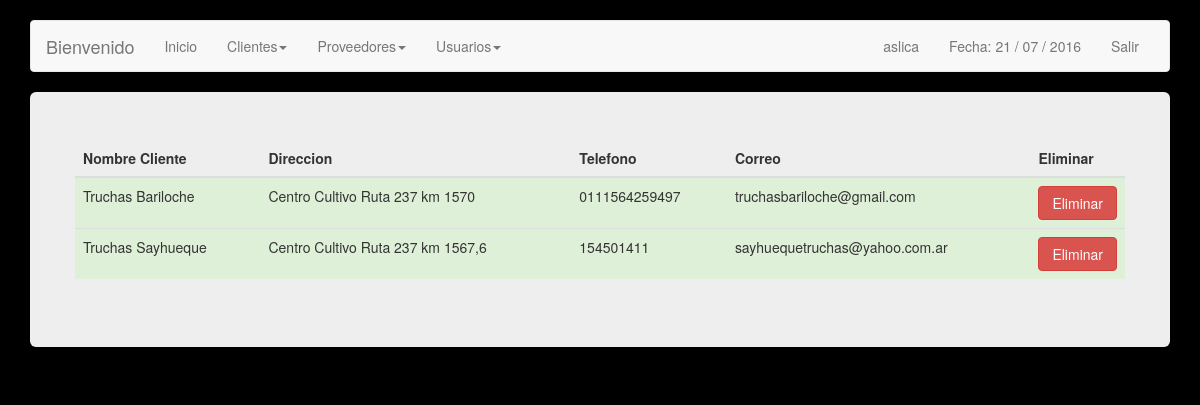
The app's page /clientes.php (signed in) with its own data.
### tables this page shows
CREATE TABLE IF NOT EXISTS `clientes` (
  `idCliente` int(11) NOT NULL,
  `nombre` varchar(50) NOT NULL,
  `direccion` varchar(50) DEFAULT NULL,
  `telefono` varchar(30) DEFAULT NULL,
  `correo` varchar(50) DEFAULT NULL
);

### clientes.php (the view, shortened to what this page needs)
<?php
include('config.php');
$link = mysqli_connect ($dbhost, $dbusername, $dbuserpass);
mysqli_select_db($link,$dbname) or die('No se puede seleccionar la base de datos');
$query = mysqli_query($link,"SELECT * FROM clientes") or die(mysql_error());
?>
<!DOCTYPE html>
<html lang="en">
  <head>
    <link href="css/bootstrap.min.css" rel="stylesheet">
  </head>
  <body>
    <br>
        <div class="container">
      <div class="navbar navbar-default" role="navigation">
        <div class="container-fluid">
          <div class="navbar-header">
            <a class="navbar-brand" href="#">Bienvenido </a>
          </div>
          <div class="navbar-collapse collapse">
            <ul class="nav navbar-nav">
              <li class=""><a href="inicio.php">Inicio</a></li>
              <li class="dropdown">
              	<a class="dropdown-toggle" data-toggle="dropdown" href="#">Clientes<span class="caret"></span></a>
              </li>
              <li class="dropdown">
              	<a class="dropdown-toggle" data-toggle="dropdown" href="#">Proveedores<span class="caret"></span></a>
              </li>
			  <?php
					if($_SESSION["permiso"] == 1) {
						?> <li class="dropdown">
              					<a class="dropdown-toggle" data-toggle="dropdown" href="#">Usuarios<span class="caret"></span></a>
              				</li><?php
					}
			  ?>
            </ul>
            <ul class="nav navbar-nav navbar-right">
               <li><a href=""> <?php echo $_SESSION["s_username"]; ?> </a></li>
              <li><a href="">Fecha:
              	<?php
              	echo date("d / m / Y");
              	?></a></li>
              <li><a href="cerrar.php">Salir</a></li>
            </ul>
          </div>
        </div>
      </div>
      <div class="jumbotron">
<div class="row">
              <table class="table table-hover">
                	<thead>
                    	<th> Nombre Cliente </th>
                        <th> Direccion </th>
                        <th> Telefono </th>
                        <th> Correo </th>
                        <?php if($_SESSION["permiso"] == 1) {?> <th> Eliminar </th> <?php }?>
                    </thead>
                    <tbody>
                    	<?php while($cliente = mysqli_fetch_array($query)){ ?>
                        <tr class="success">
                            <td> <?php echo $cliente['nombre']; ?> </td>
                            <td> <?php echo $cliente['direccion']; ?> </td>
                            <td> <?php echo $cliente['telefono']; ?> </td>
                            <td> <?php echo $cliente['correo']; ?> </td>
                            <?php if($_SESSION["permiso"] == 1) {?>
                            <td>  <a href="eliminar.php?id=<?php echo $cliente['idCliente'];?>&tipo=cliente " role="button"  class="btn btn-danger btn-primary btn-block"> Eliminar </a></td>
							<?php }?>
                        </tr>
                        <?php } ?>
                    </tbody>
				</table>
</div>
      </div>
    </div>
  </body>
</html>

### clientes.php (style rules this page uses)
body { background: #000; }

### records on screen
clientes: nombre "Truchas Bariloche", direccion "Centro Cultivo Ruta 237 km 1570", telefono "0111564259497", correo "truchasbariloche@gmail.com"
clientes: nombre "Truchas Sayhueque", direccion "Centro Cultivo Ruta 237 km 1567,6", telefono "154501411", correo "sayhuequetruchas@yahoo.com.ar"

### other values on screen
$_SESSION["s_username"] "aslica"
